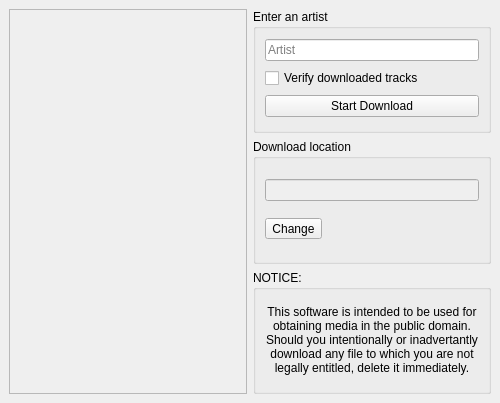
<?xml version="1.0" encoding="UTF-8"?>
<ui version="4.0">
 <class>MainWindow</class>
 <widget class="QMainWindow" name="MainWindow">
  <property name="geometry">
   <rect>
    <x>0</x>
    <y>0</y>
    <width>500</width>
    <height>403</height>
   </rect>
  </property>
  <property name="minimumSize">
   <size>
    <width>500</width>
    <height>403</height>
   </size>
  </property>
  <property name="windowTitle">
   <string>MainWindow</string>
  </property>
  <widget class="QWidget" name="centralwidget">
   <layout class="QGridLayout" name="gridLayout">
    <item row="0" column="0">
     <layout class="QHBoxLayout" name="horizontalLayout">
      <item>
       <widget class="QScrollArea" name="scrollArea">
        <property name="widgetResizable">
         <bool>true</bool>
        </property>
        <widget class="QWidget" name="scrollAreaWidgetContents">
         <property name="geometry">
          <rect>
           <x>0</x>
           <y>0</y>
           <width>232</width>
           <height>379</height>
          </rect>
         </property>
         <layout class="QVBoxLayout" name="verticalLayout_7">
          <item>
           <spacer name="verticalSpacer">
            <property name="orientation">
             <enum>Qt::Vertical</enum>
            </property>
            <property name="sizeHint" stdset="0">
             <size>
              <width>20</width>
              <height>358</height>
             </size>
            </property>
           </spacer>
          </item>
         </layout>
        </widget>
       </widget>
      </item>
     </layout>
    </item>
    <item row="0" column="3">
     <layout class="QVBoxLayout" name="verticalLayout">
      <item>
       <widget class="QGroupBox" name="groupBox">
        <property name="title">
         <string>Enter an artist</string>
        </property>
        <layout class="QVBoxLayout" name="verticalLayout_2">
         <item>
          <widget class="QLineEdit" name="artistentry">
           <property name="placeholderText">
            <string>Artist</string>
           </property>
          </widget>
         </item>
         <item>
          <widget class="QCheckBox" name="verifybox">
           <property name="text">
            <string>Verify downloaded tracks</string>
           </property>
          </widget>
         </item>
         <item>
          <widget class="QPushButton" name="dlbutton">
           <property name="text">
            <string>Start Download</string>
           </property>
          </widget>
         </item>
        </layout>
       </widget>
      </item>
      <item>
       <widget class="QGroupBox" name="groupBox_2">
        <property name="title">
         <string>Download location</string>
        </property>
        <layout class="QVBoxLayout" name="verticalLayout_3">
         <item>
          <widget class="QLineEdit" name="dllocation">
           <property name="enabled">
            <bool>false</bool>
           </property>
           <property name="focusPolicy">
            <enum>Qt::NoFocus</enum>
           </property>
           <property name="autoFillBackground">
            <bool>false</bool>
           </property>
           <property name="frame">
            <bool>true</bool>
           </property>
           <property name="echoMode">
            <enum>QLineEdit::Normal</enum>
           </property>
           <property name="readOnly">
            <bool>true</bool>
           </property>
          </widget>
         </item>
         <item>
          <widget class="QToolButton" name="dirbutton">
           <property name="text">
            <string>Change</string>
           </property>
          </widget>
         </item>
        </layout>
       </widget>
      </item>
      <item>
       <widget class="QGroupBox" name="groupBox_3">
        <property name="title">
         <string>NOTICE:</string>
        </property>
        <layout class="QGridLayout" name="gridLayout_2">
         <item row="0" column="0" colspan="2">
          <widget class="QLabel" name="label">
           <property name="sizePolicy">
            <sizepolicy hsizetype="Preferred" vsizetype="Preferred">
             <horstretch>0</horstretch>
             <verstretch>0</verstretch>
            </sizepolicy>
           </property>
           <property name="text">
            <string>This software is intended to be used for obtaining media in the public domain. Should you intentionally or inadvertantly download any file to which you are not legally entitled, delete it immediately.</string>
           </property>
           <property name="textFormat">
            <enum>Qt::RichText</enum>
           </property>
           <property name="scaledContents">
            <bool>false</bool>
           </property>
           <property name="alignment">
            <set>Qt::AlignCenter</set>
           </property>
           <property name="wordWrap">
            <bool>true</bool>
           </property>
          </widget>
         </item>
        </layout>
       </widget>
      </item>
     </layout>
    </item>
   </layout>
  </widget>
 </widget>
 <resources>
  <include location="resources.qrc"/>
 </resources>
 <connections/>
</ui>
